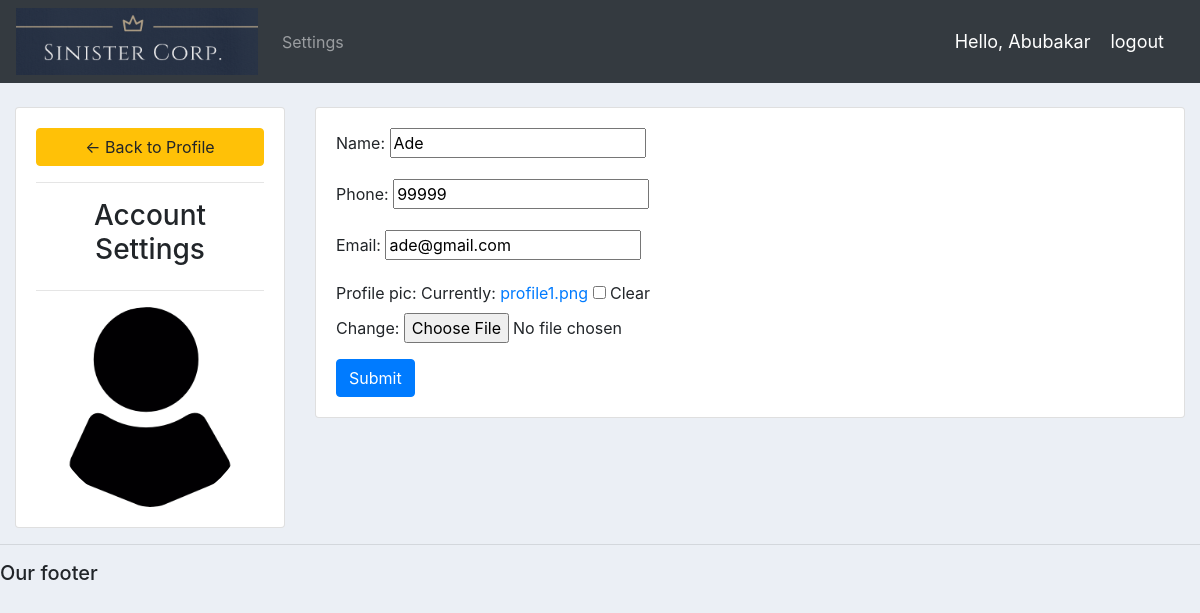
Screenshot of /account/ (signed in) with the database file from the repository.
### accounts/models.py (models this page shows, shortened)
class Customer(models.Model):
    user = models.OneToOneField(User, null=True, blank=True, on_delete=models.CASCADE)
    name = models.CharField(max_length=200, null=True)
    phone = models.CharField(max_length=200, null=True)
    email = models.CharField(max_length=200,null=True)
    profile_pic = models.ImageField(default='profile1.png', null=True, blank=True)
    date_created = models.DateTimeField(auto_now_add=True)

### accounts/decorators.py (the view)
        def wrapper_func(request, *args, **kwargs):
            group = None
            if request.user.groups.exists():
                group = request.user.groups.all()[0].name
            if group in allowed_roles:
                return view_func(request, *args, **kwargs)
            else:
                return HttpResponse('You are not authorized to view this page!')

### accounts/forms.py
class CustomerForm(ModelForm):
    class Meta:
        model = Customer
        fields = '__all__'
        exclude = ['user']

### accounts/views.py (called while the page is built)
@login_required(login_url='login')
@allowed_users(allowed_roles=['customer'])
def accountSettings(request):
    customer = request.user.customer
    form = CustomerForm(instance=customer)
    if request.method == 'POST':
        form = CustomerForm(request.POST, request.FILES, instance=customer)
        if form.is_valid():
            form.save()
    context = {'form': form}
    return render(request, 'accounts/account_settings.html', context)

### accounts/templates/accounts/account_settings.html (shortened to what this page needs)
{%  extends 'accounts/main.html' %}
{% load static %}
{% block content %}
<br>
<div class="row">
	<div class="col-md-3">
		<div class="card card-body">
			<a class="btn btn-warning" href="{% url 'home' %}"> &#8592; Back to Profile</a>
			<hr>
			<h3 style="text-align: center">Account Settings</h3>
			<hr>
			<img class="profile-pic" src="{{request.user.customer.profile_pic.url}}" >
		</div>
	</div>
	<div class="col-md-9">
		<div class="card card-body">
			<form method="POST" action="" enctype="multipart/form-data">
				{{form.as_p}}
			<input class="btn btn-primary" type="submit" name="Update Information">
			</form>
		</div>
	</div>
</div>
{% endblock %}

### accounts/templates/accounts/navbar.html (shortened to what this page needs)
{% load static %}
<nav class="navbar navbar-expand-lg navbar-dark bg-dark">
    <img src="{% static 'images/Screenshot (3).png' %}">
  <div class="collapse navbar-collapse" id="navbarNav">
    <ul class="navbar-nav">
        {% if request.user.is_staff %}
      <li class="nav-item active">
        <a class="nav-link" href="{% url 'home' %}">Dashboard</a>
      </li>
      <li class="nav-item">
        <a class="nav-link" href="{% url 'products' %}">Products</a>
      </li>
      {% else %}
        <li class="nav-item">
        <a class="nav-link" href="{% url 'account' %}">Settings</a>
        </li>
        {% endif %}
    </ul>
  </div>
    <span class="hello-msg">Hello, {{ request.user }}</span>
    <span><a class="hello-msg" href="{% url 'logout' %}">logout</a> </span>
</nav>

### static/css/main.css (style rules this page uses)
body { background-color: #ebeff5; }

### accounts/templates/accounts/navbar.html (style rules this page uses)
.hello-msg { font-size: 18px; color: #fff; margin-right: 20px; }

### accounts/templates/accounts/account_settings.html (style rules this page uses)
.profile-pic { max-width: 200px; max-height:200px; margin: 0 auto; border-radius: 50%; }

### rows the page displays
Customer: name "Ade", phone "99999", email "ade@gmail.com"

### other values shown
{{ request.user }} "Abubakar"
